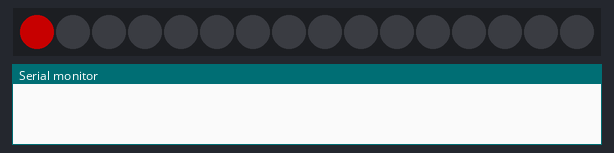
The sketch below on a simulated Arduino Uno, built with avr-gcc and run on an emulated ATmega328P. Parts: 16 RGB LEDs in strip order, left to right, the last lines printed to the serial monitor. Dim RGB values are drawn brighter than linear; random numbers use the default seed unless the sketch sets one.

Above: at 0.15 s.
At 5.1 s:
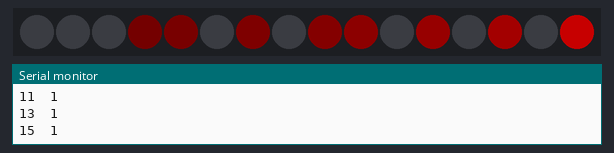
At 10.05 s:
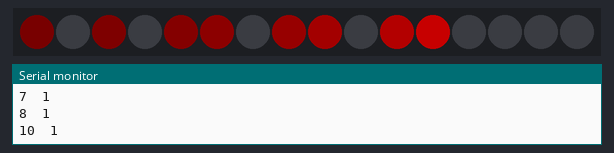
At 20.04 s:
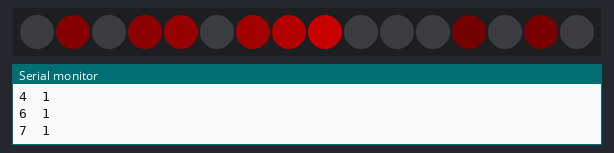
At 30.04 s:
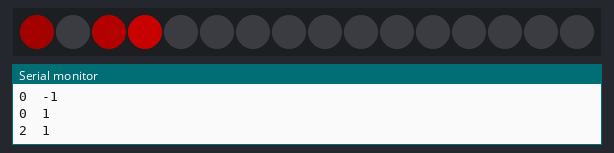
At 39.94 s:
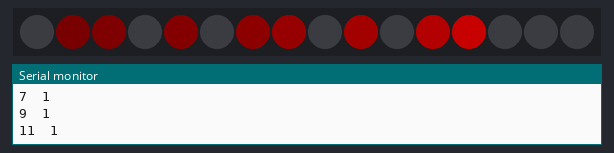

The sketch:

dotStarStepperS26_01.ino
```cpp
/*
 * Author: Byron Lahey
 * This code serves as an example of an integration of a DotStar (APA 102) LED strip
 * and a stepper motor (using an A4988 stepper motor driver board).
 *
 * This code builds on standard example code for each of the independent components.
 *
 * V01: 9/7/2021 -initial draft
 * V02: 9/8/2021 - added comments, cleaned up unused code
 * V03: 9/8/2021 -added randStepper() function. This is a "non-blocking" function,
 *                allowing the LED animation and stepper movements to operate at
 *                the same time.
 * V04: Date???  -changes not recorded
 * V05: 9/19/2022 - Added setup for 28BYJ-48 Stepper Motor with ULN2003 Driver
 *                - Reference for hardware: https://lastminuteengineers.com/28byj48-stepper-motor-arduino-tutorial/
 *                - Reference for SPI on Teensy: https://www.pjrc.com/teensy/td_libs_SPI.html
 */

#include <elapsedMillis.h>

//LED Configuration


#include "FastLED.h"            // Library for efficient LED control
#define DATA_PIN    11          // MOSI (Serial Peripheral Interface (SPI) Output pin) was 11
#define CLOCK_PIN   13          // SCK (Serial Peripheral Interface (SPI) Clock pin)
#define LED_TYPE    DOTSTAR     //APA 102-2020
#define COLOR_ORDER BGR         // This order can vary between LED types
const int NUM_LEDS  =  16;         // Number of LEDs you are communicating with
CRGB leds[NUM_LEDS];            // Define the array of LEDs
#define BRIGHTNESS  100         //max 255 -
                                // keeping brightness lower will make it reasonable to power
                                // directly off of the USB power and can produce richer colors
#define FRAMES_PER_SECOND  120  // used for some FastLED animation/timing

// End LED Configuration


// Stepper Configuration

#include <AccelStepper.h>
//AccelStepper myStepper(1, 15, 14);  // 1 sets the MotorInterfaceType to DRIVER; pin 15 = step; pin 14 = direction
AccelStepper myStepper(4, 8, 10, 9, 7); // define motor pins (8, 10, 9, 11) and interface mode (4) ***ORDER OF THESE PINS MATTERS!***

// const int ms1Pin = 20;          // define pins for stepping mode
// const int ms2Pin = 19;          // stepping modes change the step resolution of the motor
// const int ms3Pin = 18;          // higher resolution comes at the expense of higher speeds and torque
// const int enablePin = 21;
// End Stepper Configuration


// Timing Configuration

elapsedMillis myTimer01;
unsigned int timesUp01 = 100;
signed int pos = 0; // used to keep track of the location of an LED
signed int posChange = 1 ; // used to shift the position of the LED

void setup() {
  Serial.begin(9600);
  while(!Serial);
  // tell FastLED about the LED strip configuration
  FastLED.addLeds<LED_TYPE, DATA_PIN, CLOCK_PIN, COLOR_ORDER, DATA_RATE_MHZ(12)>(leds, NUM_LEDS).setCorrection(TypicalSMD5050);

  // set master brightness control
  FastLED.setBrightness(BRIGHTNESS);

  myStepper.setMaxSpeed(800); // sets the maximum steps per second, which determines how fast the motor will turn
  myStepper.setAcceleration(500); // sets the acceleration rate in steps per second
  myStepper.setSpeed(100);

  //pinMode(resetPin, OUTPUT);
  //pinMode(sleepPin, OUTPUT);
  // pinMode(ms1Pin, OUTPUT);        // set step mode pins as outputs
  // pinMode(ms2Pin, OUTPUT);
  // pinMode(ms3Pin, OUTPUT);
  // pinMode(enablePin, OUTPUT);


  // digitalWrite(ms1Pin, HIGH);     // full step (LOW, LOW, LOW)
  // digitalWrite(ms2Pin, LOW);      // runs smoother in half step mode (HIGH, LOW, LOW) but might need to increase current for required torque
  // digitalWrite(ms3Pin, LOW);
  // digitalWrite(resetPin, HIGH);
  // digitalWrite(sleepPin, HIGH);
  // digitalWrite(enablePin, LOW);
}

void loop() {
  //simpleFillAll();
  simpleLedMotion();
  ledMotion01();
  //basicScript();
  //randomMotion01();
  //randStepper();
  //angleInput();
  //stepsInput();
}

void simpleFillAll() {    // This picks a random hue, assigns it to each LED and updates the display.
  int hue = random(256);
  for(int i = 0; i < NUM_LEDS; i++) {
        leds[i] = CHSV(hue, 255, 255);
        }
      FastLED.show();
}

void simpleLedMotion() {
  if (myTimer01 > timesUp01) {
    myTimer01 = 0;
    leds[pos] = CHSV(255, 255, 255);
    FastLED.show();
    leds[pos] = CHSV(0, 0, 0);  // set the current LED to black, but don't update the display yet
    pos++;
    if (pos >= (NUM_LEDS)) {
      pos = 0;
    }
  }
}

void ledMotion01() {
  pos = constrain(pos, 0, 15); // protect against sending a value outside of the scope of the array
  if (myTimer01 > timesUp01) {
    myTimer01 = 0;
    leds[pos] = CHSV(255, 255, 255);
    FastLED.show();
    //leds[pos] = CHSV(0, 0, 0);  // set the current LED to black, but don't update the display yet
    fadeToBlackBy(leds, NUM_LEDS, 100);
    Serial.print(pos);
    Serial.print("\t");
    Serial.println(posChange);
    pos += posChange;
    if ((pos >= (NUM_LEDS - 1) ) || (pos <= 0)) {
      posChange = posChange * -1;
    }
  }
}

void basicScript() {
  myStepper.moveTo(5000);
  myStepper.runToPosition();
  myStepper.moveTo(-5000);
  myStepper.runToPosition();
}

void randomMotion01() {
  myStepper.moveTo(random(4000));
  myStepper.runToPosition();
}

void randStepper()
{
    if (myStepper.distanceToGo() == 0)
    {
  // Random change to speed, position and acceleration
  // Make sure we dont get 0 speed or accelerations
  //delay(1000);
  myStepper.moveTo(rand() % 4000);
  myStepper.setMaxSpeed((rand() % 800) + 1);
  myStepper.setAcceleration((rand() % 500) + 1);
    }
    myStepper.run();
}

void angleInput() {
  int angle;
  if(Serial.available() > 0) {
    angle = Serial.parseInt();

  }
  if(Serial.read() == 10) { // newline character
    angle = map(angle, 0, 360, 0, 400); // Set the output range to match the steps/revolution of the motor.
    myStepper.moveTo(angle);
    myStepper.runToPosition();
  }
  delay(1);
}

void stepsInput() {
  int steps;
  if(Serial.available() > 0) {
    steps = Serial.parseInt();

  }
  if(Serial.read() == 10) { // newline character
    myStepper.moveTo(steps);
    myStepper.runToPosition();
  }
  delay(1);
}
```
